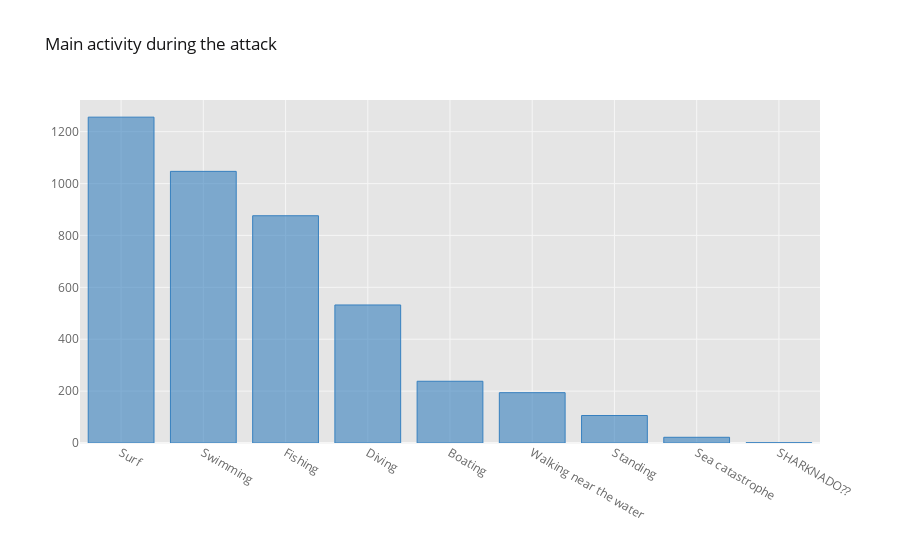

Notebook code for this chart:
### Code cell
df["Activity"].value_counts().iplot(kind="bar", color="blue", title="Main activity during the attack")

### Figure 1 — Plotly figure (JSON) as saved in the notebook; plotly's stock layout.template omitted (floating-point values rounded to 4 significant figures)
{"data": [{"marker": {"color": "rgba(55, 128, 191, 0.6)", "line": {"color": "rgba(55, 128, 191, 1.0)", "width": 1}}, "name": "Activity", "orientation": "v", "text": "", "type": "bar", "x": ["Surf", "Swimming", "Fishing", "Diving", "Boating", "Walking near the water", "Standing", "Sea catastrophe", "SHARKNADO??"], "y": [1256, 1047, 876, 532, 238, 194, 106, 22, 1]}], "layout": {"legend": {"bgcolor": "#FFFFFF", "font": {"color": "#666666"}}, "paper_bgcolor": "#FFFFFF", "plot_bgcolor": "#E5E5E5", "title": {"font": {"color": "#151516"}, "text": "Main activity during the attack"}, "xaxis": {"gridcolor": "#F6F6F6", "showgrid": true, "tickfont": {"color": "#666666"}, "title": {"font": {"color": "#666666"}, "text": ""}, "zerolinecolor": "#F6F6F6"}, "yaxis": {"gridcolor": "#F6F6F6", "showgrid": true, "tickfont": {"color": "#666666"}, "title": {"font": {"color": "#666666"}, "text": ""}, "zerolinecolor": "#F6F6F6"}}}
